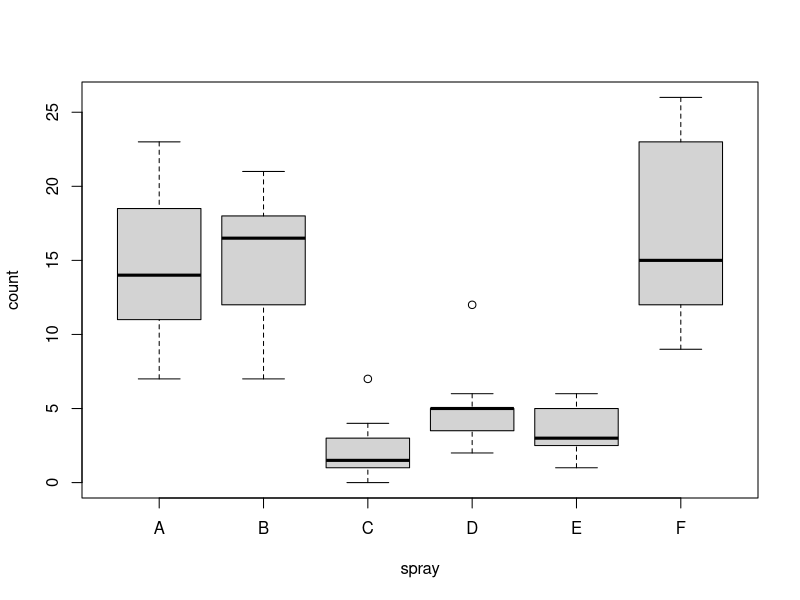
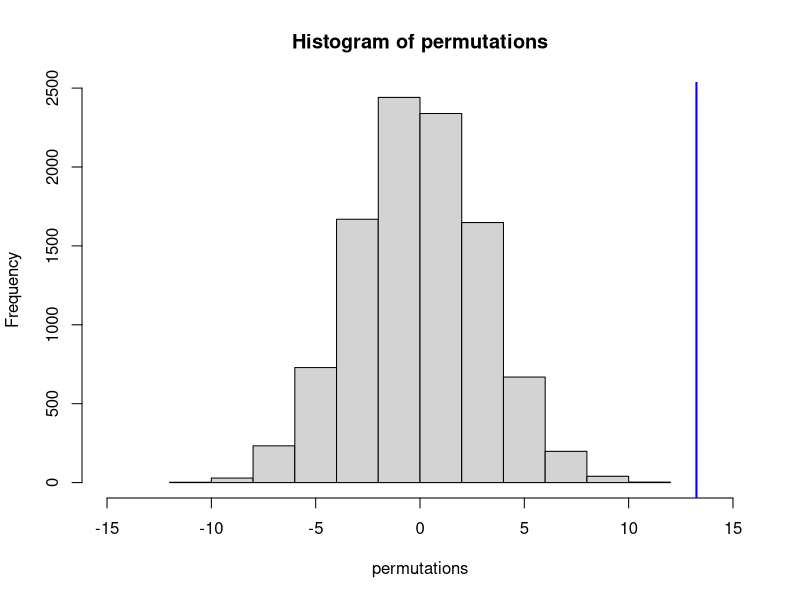

The R script that drew these images, in order:
## ---- chunk 1
knitr::opts_chunk$set(echo = TRUE)
## ---- chunk 2
data(InsectSprays)
boxplot(count ~ spray,data = InsectSprays)

# create a subset of data where the spray is either B or C
subdata <- InsectSprays[InsectSprays$spray %in% c("B", "C"), ] 

# set y equal to the count column in subdata
y <- subdata$count

# convert spray from a factor to a character vector
group <- as.character(subdata$spray)

# create a function called testStat() which is defined as the difference
# of means between group B and C. Note that the g == "B"
# syntax generates a logical vector of TRUE / FALSE, which is used to
# then subset the w vector passed to the function
testStat <- function(w, g) mean(w[g == "B"]) - mean(w[g == "C"])

# next, calculate the difference of means across the entirety of the
# two groups, and save the result to observedStat
observedStat <- testStat(y, group)

# now, calculate permutations by taking 10,000 permutation samples 
# from y and group, calculating testStat() on each sample
permutations <- sapply(1:10000, function(i) testStat(y, sample(group))) 

# print the value of observedStat, which was calculated on all of the data
observedStat

# now calculate the average of number of permutations that were larger
# than observedStat, which we would expect to be zero because the permutation
# distribution we created should have a mean of zero, and the actual test statistic
# is 13.25
mean(permutations > observedStat)

# draw histogram of permutations, illustrating that they are approximately
# normally distributed with a mean of zero and compare to the actual test 
# statistic, which shows that the probability of achieving a test statistic of
# 13.25 from the permutation distribution is very low
hist(permutations,breaks=15,xlim=c(-15,15))
abline(v=observedStat,col = "blue", lwd=2)

